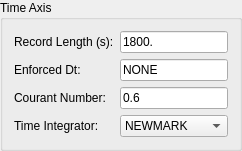
             <widget class="QGroupBox" name="grpTimeAxis">
              <property name="title">
               <string>Time Axis</string>
              </property>
              <layout class="QFormLayout" name="formTimeAxis">
               <item row="0" column="0">
                <widget class="QLabel" name="lblRecordLength">
                 <property name="toolTip">
                  <string>The end time in seismograms (seconds). The start time depends on the source-time functions.</string>
                 </property>
                 <property name="text">
                  <string>Record Length (s):</string>
                 </property>
                </widget>
               </item>
               <item row="0" column="1">
                <widget class="QLineEdit" name="lineRecordLength">
                 <property name="text">
                  <string>1800.</string>
                 </property>
                </widget>
               </item>
               <item row="1" column="0">
                <widget class="QLabel" name="lblEnforcedDt">
                 <property name="toolTip">
                  <string>User-specified time step. Use NONE to automatically determine Dt by mesh, or enter a numeric value.</string>
                 </property>
                 <property name="text">
                  <string>Enforced Dt:</string>
                 </property>
                </widget>
               </item>
               <item row="1" column="1">
                <widget class="QLineEdit" name="lineEnforcedDt">
                 <property name="text">
                  <string>NONE</string>
                 </property>
                </widget>
               </item>
               <item row="2" column="0">
                <widget class="QLabel" name="lblCourant">
                 <property name="toolTip">
                  <string>Courant number for determining Dt by mesh. Dt increases with this number. Decrease if numerical instability occurs. Safe: 0.5, Aggressive: 1.0. Typical: 0.6-0.7.</string>
                 </property>
                 <property name="text">
                  <string>Courant Number:</string>
                 </property>
                </widget>
               </item>
               <item row="2" column="1">
                <widget class="QLineEdit" name="lineCourantNumber">
                 <property name="text">
                  <string>0.6</string>
                 </property>
                </widget>
               </item>
               <item row="3" column="0">
                <widget class="QLabel" name="lblIntegrator">
                 <property name="toolTip">
                  <string>NEWMARK is faster while SYMPLECTIC is less dispersive. Use SYMPLECTIC for ultra-long simulations. Dt can be larger for SYMPLECTIC than for NEWMARK.</string>
                 </property>
                 <property name="text">
                  <string>Time Integrator:</string>
                 </property>
                </widget>
               </item>
               <item row="3" column="1">
                <widget class="QComboBox" name="comboIntegrator">
                 <item>
                  <property name="text">
                   <string>NEWMARK</string>
                  </property>
                 </item>
                 <item>
                  <property name="text">
                   <string>SYMPLECTIC</string>
                  </property>
                 </item>
                </widget>
               </item>
              </layout>
             </widget>
